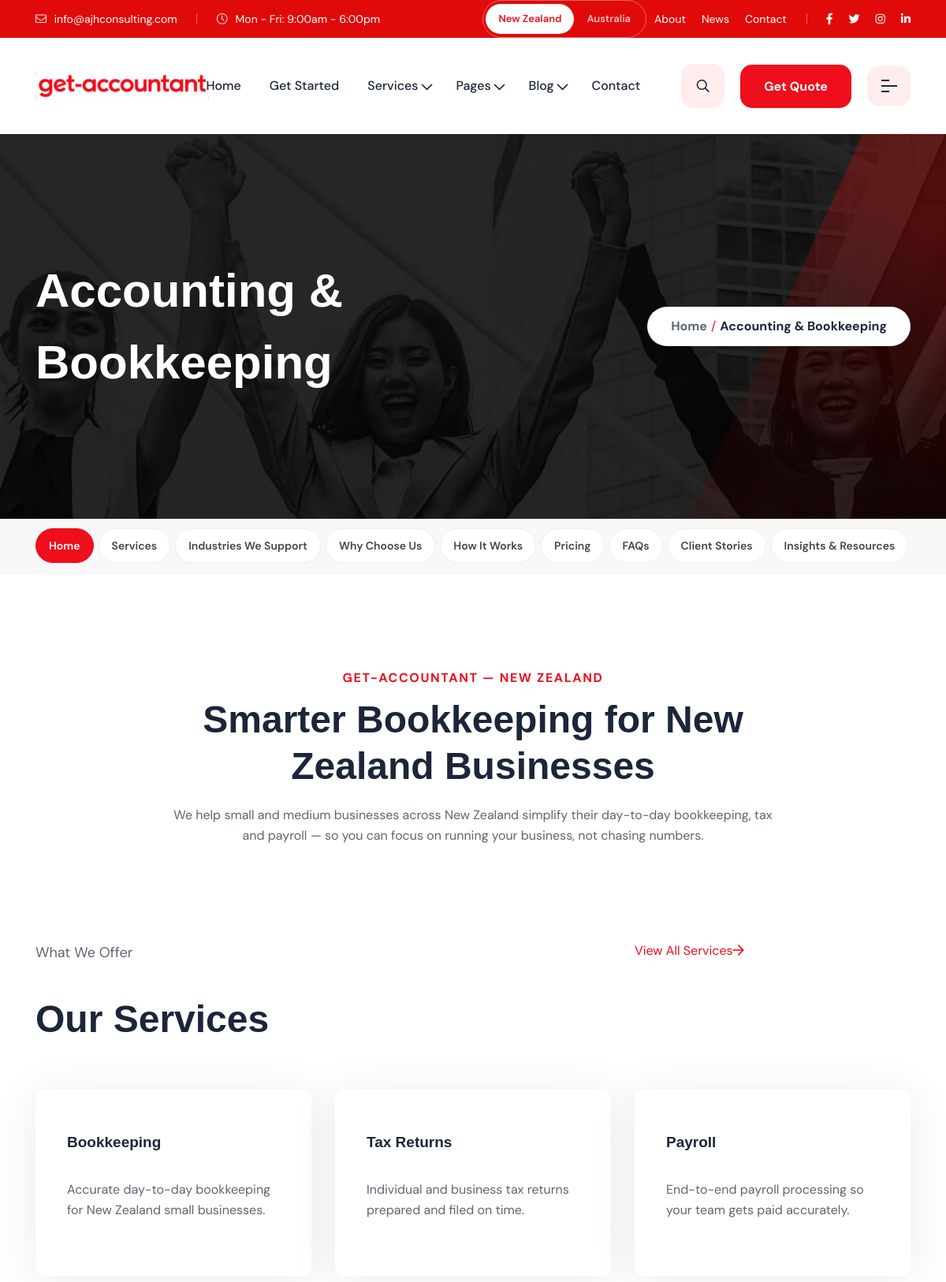
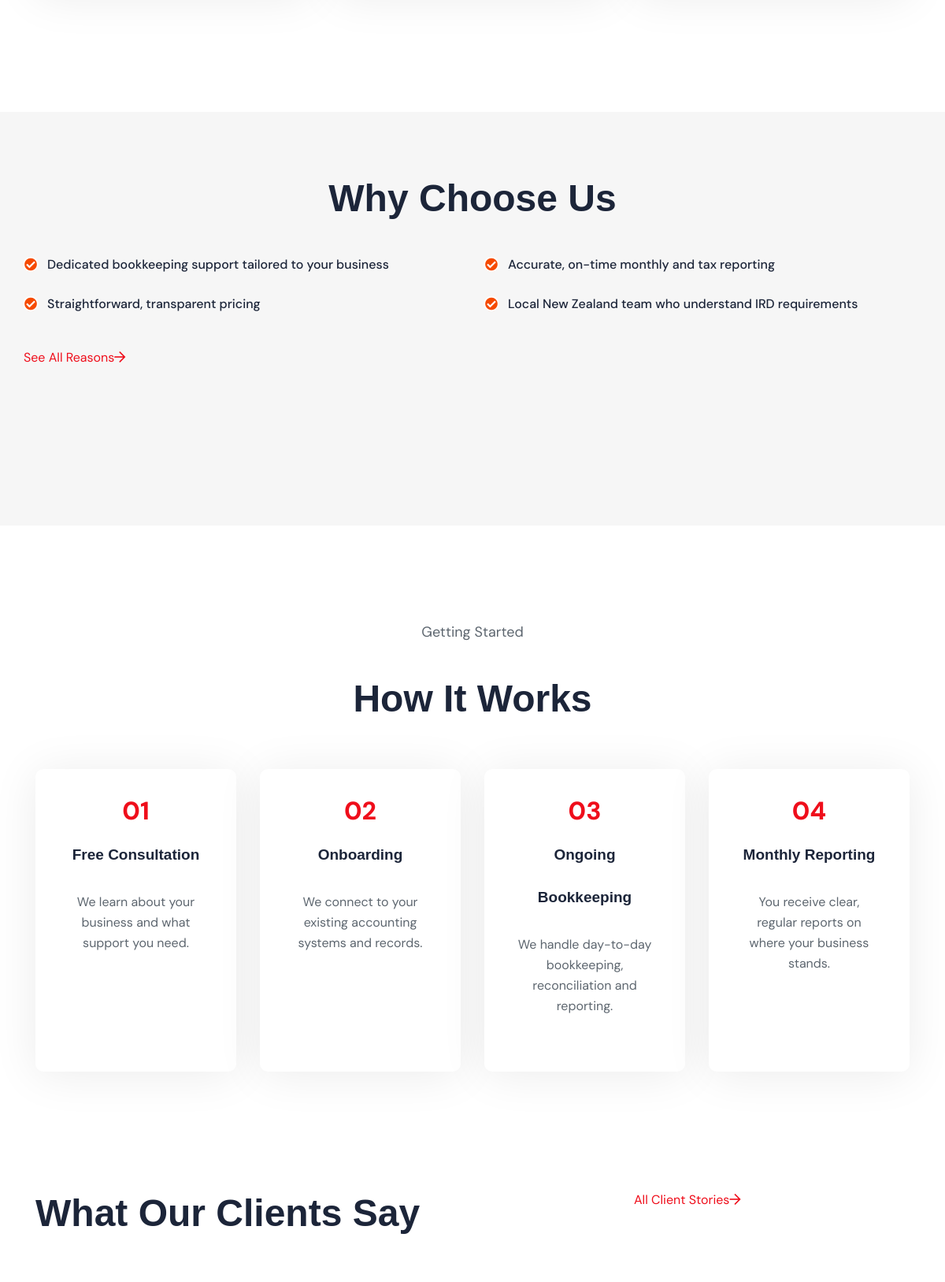
/accounting-bookkeeping.php (upper part), run on the app's committed database (2 pictures, top to bottom).
### tables this page shows
CREATE TABLE IF NOT EXISTS site_settings (
    id              TINYINT UNSIGNED PRIMARY KEY DEFAULT 1,
    company_name    VARCHAR(190)        DEFAULT NULL,
    tagline         VARCHAR(255)        DEFAULT NULL,
    email           VARCHAR(190)        DEFAULT NULL,
    phone           VARCHAR(30)         DEFAULT NULL,
    whatsapp_number VARCHAR(30)         DEFAULT NULL,
    address         VARCHAR(500)        DEFAULT NULL,
    working_hours   VARCHAR(255)        DEFAULT NULL,
    map_embed_url   VARCHAR(1000)       DEFAULT NULL,
    facebook_url    VARCHAR(255)        DEFAULT NULL,
    twitter_url     VARCHAR(255)        DEFAULT NULL,
    instagram_url   VARCHAR(255)        DEFAULT NULL,
    linkedin_url    VARCHAR(255)        DEFAULT NULL,
    youtube_url     VARCHAR(255)        DEFAULT NULL,
    whatsapp_url    VARCHAR(255)        DEFAULT NULL,
    copyright_text  VARCHAR(255)        DEFAULT NULL,
    updated_at      DATETIME            NOT NULL DEFAULT CURRENT_TIMESTAMP ON UPDATE CURRENT_TIMESTAMP,
    CONSTRAINT chk_site_settings_single_row CHECK (id = 1)
);

CREATE TABLE IF NOT EXISTS services (
    id                INT UNSIGNED AUTO_INCREMENT PRIMARY KEY,
    title             VARCHAR(190)        NOT NULL,
    slug              VARCHAR(190)        NOT NULL UNIQUE,
    branch            ENUM('bookkeeping','firm_outsourcing') NOT NULL DEFAULT 'bookkeeping',
    short_description VARCHAR(400)                 DEFAULT NULL,
    description       LONGTEXT                     DEFAULT NULL,
    icon              VARCHAR(120)                 DEFAULT NULL,
    image             VARCHAR(255)                 DEFAULT NULL,
    sort_order        INT                 NOT NULL DEFAULT 0,
    created_at        DATETIME            NOT NULL DEFAULT CURRENT_TIMESTAMP
);

### includes/functions.php (called while the page is built, shortened)
<?php
function e(?string $value): string
{
    return htmlspecialchars($value ?? '', ENT_QUOTES, 'UTF-8');
}
function site_settings(): array
{
    static $settings = null;
    if ($settings !== null) {
        return $settings;
    }
    $defaults = [
        'company_name'    => APP_NAME,
        'tagline'         => '',
        'email'           => defined('BUSINESS_EMAIL') ? BUSINESS_EMAIL : '',
        'phone'           => defined('BUSINESS_PHONE') ? BUSINESS_PHONE : '',
        'whatsapp_number' => '',
        'whatsapp_url'    => '',
        'address'         => defined('BUSINESS_ADDRESS') ? BUSINESS_ADDRESS : '',
        'working_hours'   => '',
        'map_embed_url'   => '',
        'facebook_url'    => '',
        'twitter_url'     => '',
        'instagram_url'   => '',
        'linkedin_url'    => '',
        'youtube_url'     => '',
        'copyright_text'  => APP_NAME . '. All rights reserved.',
    ];
    if ($pdo = db()) {
        try {
            $row = $pdo->query('SELECT * FROM site_settings WHERE id = 1')->fetch();
            if ($row) {
                $settings = array_merge($defaults, array_filter($row, fn ($v) => $v !== null && $v !== ''));
                return $settings;
            }
        } catch (Throwable $e) {
        }
    }
    $settings = $defaults;
    return $settings;
}

### accounting-bookkeeping.php (the view, shortened to what this page needs)
<?php
$services = [];
$testimonials = [];
if ($pdo = db()) {
    try {
        $stmt = $pdo->prepare('SELECT * FROM services WHERE branch = :b ORDER BY sort_order ASC, id ASC LIMIT 3');
        $stmt->execute(['b' => 'bookkeeping']);
        $services = $stmt->fetchAll();
        $stmt = $pdo->prepare('SELECT * FROM testimonials WHERE branch = :b ORDER BY sort_order ASC, id ASC LIMIT 2');
        $stmt->execute(['b' => 'bookkeeping']);
        $testimonials = $stmt->fetchAll();
    } catch (Throwable $e) {
    }
}
$whyPoints = [
    'Dedicated bookkeeping support tailored to your business',
    'Accurate, on-time monthly and tax reporting',
    'Straightforward, transparent pricing',
    'Local New Zealand team who understand IRD requirements',
];
$steps = [
    ['step' => '1', 'title' => 'Free Consultation',  'desc' => 'We learn about your business and what support you need.'],
    ['step' => '2', 'title' => 'Onboarding',          'desc' => 'We connect to your existing accounting systems and records.'],
    ['step' => '3', 'title' => 'Ongoing Bookkeeping', 'desc' => 'We handle day-to-day bookkeeping, reconciliation and reporting.'],
    ['step' => '4', 'title' => 'Monthly Reporting',   'desc' => 'You receive clear, regular reports on where your business stands.'],
];
require __DIR__ . '/includes/header.php';
require __DIR__ . '/includes/breadcrumb.php';
require __DIR__ . '/includes/bookkeeping-subnav.php';
?>
    <div class="rts-about-area rts-section-gap">
        <div class="container">
            <div class="flex flex-wrap -mx-[15px]">
                <div class="w-full px-[15px] text-center" style="max-width:800px;margin:0 auto;">
                    <span class="color-primary sub" style="text-transform:uppercase;font-weight:700;letter-spacing:.1em;">get-accountant &mdash; New Zealand</span>
                    <h2 class="title mt--10">Smarter Bookkeeping for New Zealand Businesses</h2>
                    <p class="disc mt--20">We help small and medium businesses across New Zealand simplify their day-to-day bookkeeping, tax and payroll &mdash; so you can focus on running your business, not chasing numbers.</p>
                </div>
            </div>
        </div>
    </div>
    <div class="rts-service-area rts-section-gapBottom">
        <div class="container">
            <div class="flex flex-wrap -mx-[15px] items-end" style="margin-bottom:40px;">
                <div class="xl:w-2/3 px-[15px]">
                    <p class="pre-title">What We Offer</p>
                    <h2 class="title">Our Services</h2>
                </div>
                <div class="xl:w-1/3 px-[15px] text-right">
                    <a class='rts-read-more-two color-primary' href='accounting-bookkeeping-services.php'>View All Services<i class="far fa-arrow-right"></i></a>
                </div>
            </div>
            <?php if (empty($services)): ?>
                <p class="disc">Services will be listed here soon. Manage them from the admin panel &mdash; Services.</p>
            <?php else: ?>
                <div class="flex flex-wrap -mx-[15px]">
                    <?php foreach ($services as $service): ?>
                    <div class="xl:w-1/3 px-[15px] md:w-1/2 sm:w-full w-full pb--30">
                        <div class="single-service-home-six" style="height:100%;">
                            <div class="inner">
                                <h3 class="title" style="font-size:19px;"><?php echo e($service['title']); ?></h3>
                                <?php if (!empty($service['short_description'])): ?>
                                    <p class="disc"><?php echo e($service['short_description']); ?></p>
                                <?php endif; ?>
                            </div>
                        </div>
                    </div>
                    <?php endforeach; ?>
                </div>
            <?php endif; ?>
        </div>
    </div>
    <div class="rts-about-area rts-section-gapBottom bg-team-color">
        <div class="container ptb--80">
            <div class="flex flex-wrap -mx-[15px]" style="margin-bottom:20px;">
                <div class="w-full px-[15px] text-center">
                    <h2 class="title">Why Choose Us</h2>
                </div>
            </div>
            <div class="flex flex-wrap -mx-[15px]">
                <?php foreach ($whyPoints as $point): ?>
                <div class="xl:w-1/2 px-[15px] pb--20">
                    <div class="single-business-solution">
                        <i class="far fa-check-circle color-primary" style="margin-right:12px;font-size:20px;"></i>
                        <p style="margin:0;display:inline;"><?php echo e($point); ?></p>
                    </div>
                </div>
                <?php endforeach; ?>
            </div>
            <div class="flex flex-wrap -mx-[15px]" style="margin-top:20px;">
                <div class="w-full px-[15px]">
                    <a class='rts-read-more-two color-primary' href='accounting-bookkeeping-why-us.php'>See All Reasons<i class="far fa-arrow-right"></i></a>
                </div>
            </div>
        </div>
    </div>
    <div class="rts-service-area rts-section-gap">
        <div class="container">
            <div class="flex flex-wrap -mx-[15px]" style="margin-bottom:40px;">
                <div class="w-full px-[15px] text-center">
                    <p class="pre-title">Getting Started</p>
                    <h2 class="title">How It Works</h2>
                </div>
            </div>
            <div class="flex flex-wrap -mx-[15px]">
                <?php foreach ($steps as $s): ?>
                <div class="xl:w-1/4 px-[15px] md:w-1/2 sm:w-full w-full pb--30">
                    <div class="single-service-home-six text-center" style="height:100%;">
                        <div class="inner">
                            <span class="color-primary" style="font-size:32px;font-weight:800;">0<?php echo e($s['step']); ?></span>
                            <h3 class="title" style="font-size:19px;margin-top:10px;"><?php echo e($s['title']); ?></h3>
                            <p class="disc"><?php echo e($s['desc']); ?></p>
                        </div>
                    </div>
                </div>
                <?php endforeach; ?>
            </div>
        </div>
    </div>
    <?php if (!empty($testimonials)): ?>
    <div class="rts-client-feedback rts-section-gapBottom">
        <div class="container">
            <div class="flex flex-wrap -mx-[15px] items-end" style="margin-bottom:40px;">
                <div class="xl:w-2/3 px-[15px]">
                    <h2 class="title">What Our Clients Say</h2>
                </div>
                <div class="xl:w-1/3 px-[15px] text-right">
                    <a class='rts-read-more-two color-primary' href='accounting-bookkeeping-client-stories.php'>All Client Stories<i class="far fa-arrow-right"></i></a>
                </div>
            </div>
        </div>
    </div>
    <?php endif; ?>
<?php require __DIR__ . '/includes/footer.php'; ?>

### includes/header.php (shortened to what this page needs)
<?php
$currentPage     = basename($_SERVER['SCRIPT_NAME']);
$settings        = site_settings();
?>
<!DOCTYPE html>
<html lang="en">
<head>
    <link rel="stylesheet" href="assets/css/plugins/swiper.min.css">
    <link rel="stylesheet" href="assets/css/plugins/fontawesome-5.css">
    <link rel="stylesheet" href="assets/css/plugins/unicons.css">
    <link rel="stylesheet" href="assets/css/style.css">
</head>
<body>
    <header class="header--sticky header-one">
        <div class="header-top header-top-one bg-1">
            <div class="container">
                <div class="flex flex-wrap -mx-[15px]">
                    <div class="lg:w-1/2 px-[15px] xl:block hidden">
                        <div class="left">
                            <div class="mail">
                                <a href="mailto:<?php echo e($settings['email']); ?>"><i class="fal fa-envelope"></i> <?php echo e($settings['email']); ?></a>
                            </div>
                            <div class="working-time">
                                <p><i class="fal fa-clock"></i> <?php echo e($settings['working_hours'] ?: 'Working: 9.00am - 6.00pm'); ?></p>
                            </div>
                        </div>
                    </div>
                    <div class="lg:w-1/2 px-[15px] xl:block hidden">
                        <div class="right">
                            <div class="country-toggle">
                                <a href="index.php" class="country-toggle-btn<?php echo $currentPage !== 'australia.php' ? ' active' : ''; ?>">New Zealand</a>
                                <a href="australia.php" class="country-toggle-btn<?php echo $currentPage === 'australia.php' ? ' active' : ''; ?>">Australia</a>
                            </div>
                            <ul class="top-nav">
                                <li><a href='about-us.php'>About</a></li>
                                <li><a href='blog-list.php'>News</a></li>
                                <li><a href='contactus.php'>Contact</a></li>
                            </ul>
                            <ul class="social-wrapper-one">
                                <?php if ($settings['facebook_url']): ?><li><a href="<?php echo e($settings['facebook_url']); ?>" target="_blank" rel="noopener"><i class="fab fa-facebook-f"></i></a></li><?php endif; ?>
                                <?php if ($settings['twitter_url']): ?><li><a href="<?php echo e($settings['twitter_url']); ?>" target="_blank" rel="noopener"><i class="fab fa-twitter"></i></a></li><?php endif; ?>
                                <?php if ($settings['instagram_url']): ?><li><a href="<?php echo e($settings['instagram_url']); ?>" target="_blank" rel="noopener"><i class="fab fa-instagram"></i></a></li><?php endif; ?>
                                <?php if ($settings['linkedin_url']): ?><li><a class="mr--0" href="<?php echo e($settings['linkedin_url']); ?>" target="_blank" rel="noopener"><i class="fab fa-linkedin-in"></i></a></li><?php endif; ?>
                            </ul>
                        </div>
                    </div>
                </div>
            </div>
        </div>
        <div class="header-main-one bg-white">
            <div class="container">
                <div class="flex flex-wrap -mx-[15px]">
                    <div class="xl:w-1/4 px-[15px] lg:w-1/3 md:w-1/3 sm:w-1/3 w-1/3">
                        <div class="thumbnail">
                            <a href='index.php'>
                                <img src="assets/images/logo/logo-get-accountant-wordmark.png" alt="<?php echo e(APP_NAME); ?>">
                            </a>
                        </div>
                    </div>
                    <div class="xl:w-3/4 px-[15px] lg:w-2/3 md:w-2/3 sm:w-2/3 w-2/3">
                        <div class="main-header">
                            <nav class="nav-main mainmenu-nav hidden xl:block">
                                <ul class="mainmenu">
                                    <li><a class='nav-item<?php echo $currentPage === 'index.php' ? ' active' : ''; ?>' href='index.php'>Home</a></li>
                                    <li><a class='nav-item<?php echo $currentPage === 'get-started.php' ? ' active' : ''; ?>' href='get-started.php'>Get Started</a></li>
                                    <li class="has-droupdown">
                                        <a class='nav-link' href='our-service.php'>Services</a>
                                    </li>
                                    <li class="has-droupdown">
                                        <a class='nav-link' href='about-us.php'>Pages</a>
                                    </li>
                                    <li class="has-droupdown">
                                        <a class='nav-link' href='blog-list.php'>Blog</a>
                                    </li>
                                    <li><a class='nav-item' href='contactus.php'>Contact</a></li>
                                </ul>
                            </nav>
                            <div class="button-area">
                                <button id="search" class="rts-btn btn-primary-alta"><i class="far fa-search"></i></button>
                                <a class='rts-btn btn-primary ml--20 ml_sm--5 header-one-btn quote-btn' href='contactus.php'>Get Quote</a>
                                <button id="menu-btn" class="menu rts-btn btn-primary-alta ml--20 ml_sm--5">
                                    <img class="menu-dark" src="assets/images/icon/menu.png" alt="Menu-icon">
                                </button>
                            </div>
                        </div>
                    </div>
                </div>
            </div>
        </div>
    </header>

### data on the page
site_settings: email "info@ajhconsulting.com", working_hours "Mon - Fri: 9:00am - 6:00pm"
services: title "Bookkeeping", short_description "Accurate day-to-day bookkeeping for New Zealand small businesses."
services: title "Tax Returns", short_description "Individual and business tax returns prepared and filed on time."
services: title "Payroll", short_description "End-to-end payroll processing so your team gets paid accurately."

### other printed values
$pageHeading "Accounting & Bookkeeping"
$__label "Home"
$__label "Services"
$__label "Industries We Support"
$__label "Why Choose Us"
$__label "How It Works"
$__label "Pricing"
$__label "FAQs"
$__label "Client Stories"
$__label "Insights & Resources"
$point "Dedicated bookkeeping support tailored to your business"
$point "Accurate, on-time monthly and tax reporting"
$point "Straightforward, transparent pricing"
$point "Local New Zealand team who understand IRD requirements"
$s['step'] "1"
